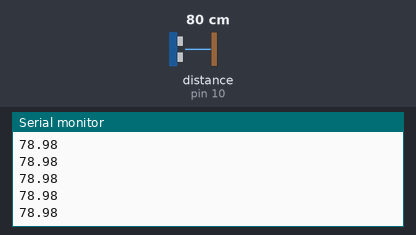
The sketch below on a simulated Arduino Uno, built with avr-gcc and run on an emulated ATmega328P. Parts: the last lines printed to the serial monitor. Wiring (inferred from the names in the program): ultrasonic range finder: trigger pin 9; echo pin 10. Inputs (shaded band) come from the test bench; at power-on: distance to the obstacle (sensor on pin 10) 80 cm. The echo pulse lasts 58.3 µs per cm.

Above: at 1.2 s.
1.3 s: distance to the obstacle (sensor on pin 10) set to 2 cm
At 1.8 s:
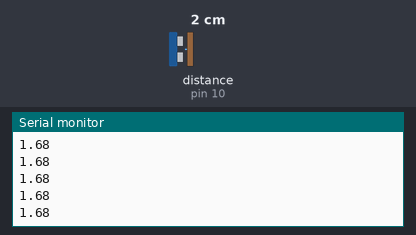
2.8 s: distance to the obstacle (sensor on pin 10) set to 4 cm
At 3.3 s:
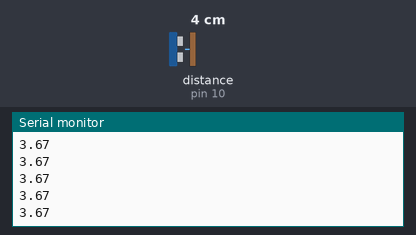
Timing chart, 0 to 5.8 s (numbered marks = the images above; inputs shaded):
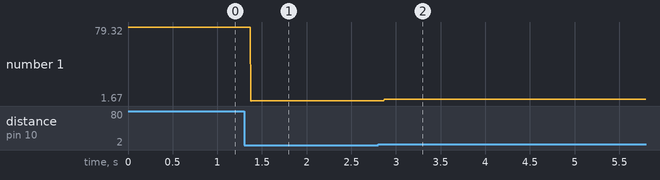

The sketch:

sonar-distance.ino
```cpp
const int trigPin = 9;
const int echoPin = 10;
long duration;
double distance;
void setup() {
  pinMode(trigPin, OUTPUT);
  pinMode(echoPin, INPUT);
  Serial.begin(9600);
}

void loop() {
  Serial.println(getDistance());
}

double getDistance() {
  digitalWrite(trigPin, LOW);
  delayMicroseconds(2);

  digitalWrite(trigPin, HIGH);
  delayMicroseconds(10);
  digitalWrite(trigPin, LOW);

  duration = pulseIn(echoPin, HIGH);
  distance = duration * 0.034 / 2;
  return distance;
}
```

Measured:
- after the input at 1.3 s, the serial monitor: prints a new line after 0.07 s (image 1)
- after the input at 2.8 s, the serial monitor: prints a new line after 0.07 s (image 2)
- plotted number 1: 78.98 → 1.68 after the input at 1.3 s, 1.68 → 3.6 after the input at 2.8 s
